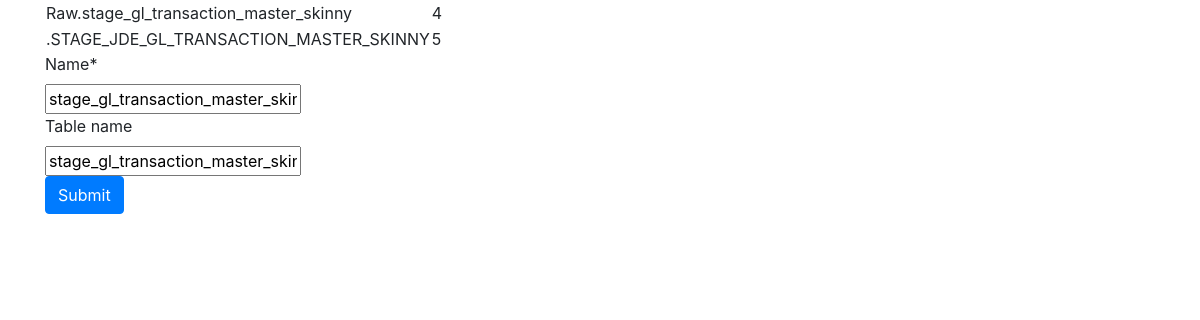
Page /dventities/stage_tables on the earlier database version.
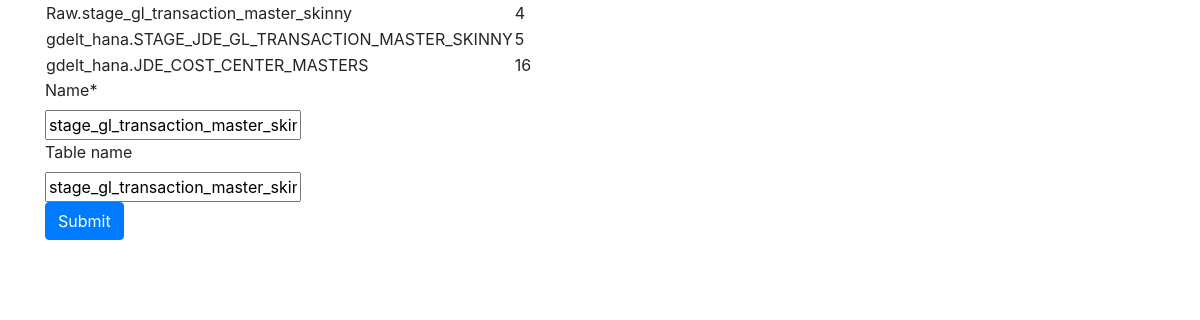
Same page on the later database version.
### dventities/models.py (models this page shows, shortened)
class RootEntity(DVEntity):
    root_name = models.CharField(max_length=200, blank=True)
    class Meta():
        abstract = True

class StageTable(RootEntity):
    def __str__(self):
        return "{}.{}".format(self.schema, self.name)

### dventities/views/views.py (the view, shortened to what this page needs)
# urls.py: path('stage_tables', views.StageTableList.as_view(), name='stage_tables' ),
class StageTableList(ListView):
    model = StageTable
    template_name = 'dventities/stage_table_list.html'
    def get(self, request, *args, **kwargs):
        stage_tables = StageTable.objects.all()
        st = StageTable.objects.first()
        form = StageTableForm(instance=st)
        return render(request,  self.template_name, { 'stage_tables' : stage_tables, 'form' : form } )

### dventities/views/views.py
class StageTableForm(ModelForm):
    class Meta:
        model = StageTable
        fields = ['name', 'table_name']
        helptexts = {}
        readonly_fields = ['name', 'vault']
    def __init__(self, *args, **kwargs):
        super().__init__(*args, **kwargs)
        for fieldname in self.fields:
            self.fields[fieldname].help_text = None
        self.helper = FormHelper()
        self.helper.form_method = 'post'
        self.helper.form_class = 'form-inline'
        self.helper.form_action = 'stage_tables'
        self.helper.help_text_inline = True
        self.helper.add_input(Submit('submit', 'Submit'))

### dventities/templates/dventities/stage_table_list.html (shortened to what this page needs)
{% load crispy_forms_tags %}
<!doctype html>
<html lang="en">
<head>
  <link rel="stylesheet" href="https://stackpath.bootstrapcdn.com/bootstrap/4.1.3/css/bootstrap.min.css">
</head>
<body>
  <div class="container">
  <table>
  {% for stage_table in stage_tables %}
     <tr> <td> {{stage_table}} </td> <td> {{stage_table.id}} </td> </tr>
  {% endfor %}
  </table>
  <table>
    {% crispy form form.helper %}
  </table>
  </div>
</body>
</html>
<html>
</html>

Differences in the rows shown:
changed StageTable id 5: schema+name ".STAGE_JDE_GL_TRANSACTION_MASTER_SKINNY" → "gdelt_hana.STAGE_JDE_GL_TRANSACTION_MASTER_SKINNY"
added StageTable: schema+name "gdelt_hana.JDE_COST_CENTER_MASTERS", id "16"
